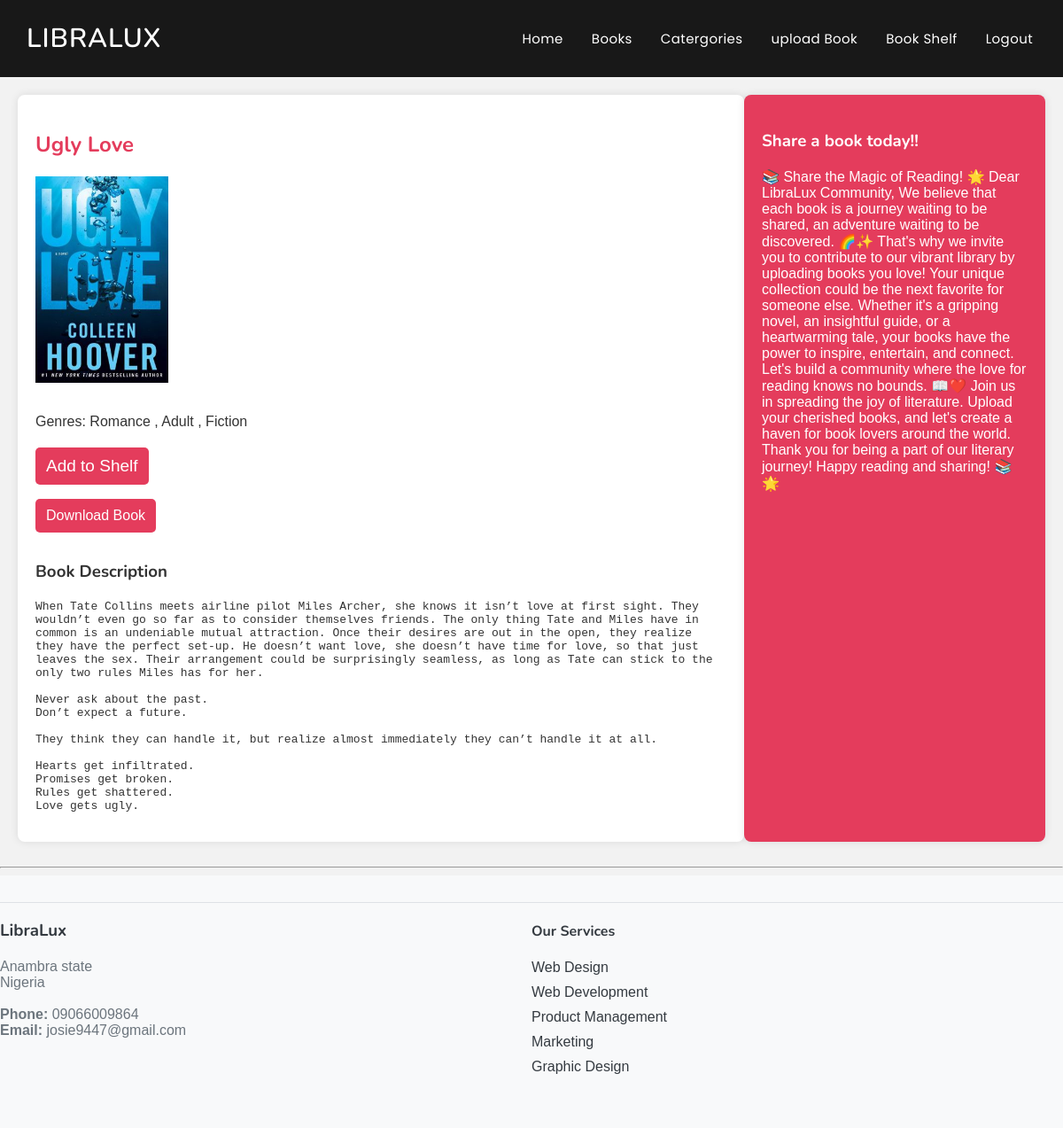
Page /books/book-details/14/ (signed in) on the committed database.
### books/models.py (models this page shows, shortened)
class Book(models.Model):
    title = models.CharField(max_length=100)
    author =models.CharField(max_length = 100)
    book = models.FileField(upload_to='pdfs')
    blurb = models.TextField()
    image = models.ImageField(upload_to='book_images/', null=True, blank=True)
    genre = models.ManyToManyField(Genre)
    date = models.DateField(auto_now_add=True, null=True)
    time_posted = models.DateTimeField(auto_now_add=True, null=True)

class Genre(models.Model):
    name = models.CharField(max_length=50)

### books/views.py (the view)
# urls.py: path('book-details/<int:pk>/',views.BookDetail, name='book-details'),
@login_required
def BookDetail(request,pk):
    book = get_object_or_404(Book,pk=pk)
    shelf, created = BookShelf.objects.get_or_create(user=request.user)
    if request.method == 'POST' and 'add_to_shelf' in request.POST:
        shelf.books.add(book)
    return render (request, 'books/book_details.html',{"book":book ,'shelf': shelf})

### books/templates/books/book_details.html (shortened to what this page needs)
{% extends "base.html" %}
{% load static %}
{% block css_file %}
    <link rel="stylesheet" type="text/css" href="{% static 'books/details.css' %}">
{% endblock  %}
    {% block content %}
        <div class="content-container">
            <div class="content">
                <h2>{{ book.title }}</h2>
                <p><img src="{{ book.image.url }}" alt="{{ book.title }}" width ='150' height ='200'></p>
                <p>
                    Genres:
                    {% for genre in book.genre.all %}
                      {{ genre.name }}
                      {% if not forloop.last %}, {% endif %}
                    {% endfor %}
                  </p>
                  <form method="post">
                    <button type="submit" name="add_to_shelf">Add to Shelf</button>
                </form>
                 <span>
                <p><a href="{{ book.book.url }}" download>Download Book</a></p>
                <h3>Book Description</h3>
                <pre>{{ book.blurb }}</pre>
            </div>
            <div class="sidebar">
                <h3>Share a book today!!</h3>
                <p>
                    📚 Share the Magic of Reading! 🌟
                    Dear LibraLux Community,
                    We believe that each book is a journey waiting to be shared, an adventure waiting to be discovered. 🌈✨ That's why we invite you to contribute to our vibrant library by uploading books you love!
                    Your unique collection could be the next favorite for someone else. Whether it's a gripping novel, an insightful guide, or a heartwarming tale, your books have the power to inspire, entertain, and connect.
                    Let's build a community where the love for reading knows no bounds. 📖❤️ Join us in spreading the joy of literature. Upload your cherished books, and let's create a haven for book lovers around the world.
                    Thank you for being a part of our literary journey!
                    Happy reading and sharing! 📚🌟
                </p>
            </div>
        </div>
        <hr>
    {% endblock %}

### static/base.css (style rules this page uses)
body { font-family: "Open Sans", sans-serif; color: #444444; }
a { color: #e43c5c; text-decoration: none; }
h1, h2, h3, h4, h5, h6 { font-family: "Nunito", sans-serif; }

### books/static/books/details.css (style rules this page uses)
body { margin: 0; padding: 0; font-family: 'Arial', sans-serif; background: #f2f2f2; color: #333; }
form { margin-top: 20px; border-radius: 50px; }
button { padding: 10px 12px; background-color: #e43c5c; color: #fff; border: none; cursor: pointer; border-radius: 5px; font-size: 19px; }
.content-container { display: flex; justify-content: space-between; max-width: 1200px; margin: 0 auto; padding: 20px; }
.content { flex: 1; background: #fff; padding: 20px; border-radius: 8px; box-shadow: 0 0 10px rgba(0, 0, 0, 0.1); }
.content h2 { color: #e43c5c; }
.content img { max-width: 100%; height: auto; margin-bottom: 15px; }
.content a { display: inline-block; background: #e43c5c; color: #fff; padding: 10px 12px; text-align: center; text-decoration: none; border-radius: 5px; margin-bottom: 15px; }
.content h3 { color: #333; margin-top: 0; }
.content pre { white-space: pre-wrap; }
.sidebar { width: 300px; background:#e43c5c; color: #fff; padding: 20px; border-radius: 8px; box-shadow: 0 0 10px rgba(0, 0, 0, 0.1); }

### rows in the picture
Book: title "Ugly Love", image (picture), blurb "When Tate Collins meets airline pilot Miles Archer, she knows it isn’t love at first sight. They wouldn’t even go so far as to consider themselves friends. The only thing Tate and Miles have in common is an undeniable mutual attraction. Once their desires are out in the open, they realize they have the perfect set-up. He doesn’t want love, she doesn’t have time for love, so that just leaves the sex. Their arrangement could be surprisingly seamless, as long as Tate can stick to the only two rules Miles has for her. Never ask about the past. Don’t expect a future. They think they can handle it, but realize almost immediately they can’t handle it at all. Hearts get infiltrated. Promises get…"
Genre: name "Romance"
Genre: name "Adult"
Genre: name "Fiction"
